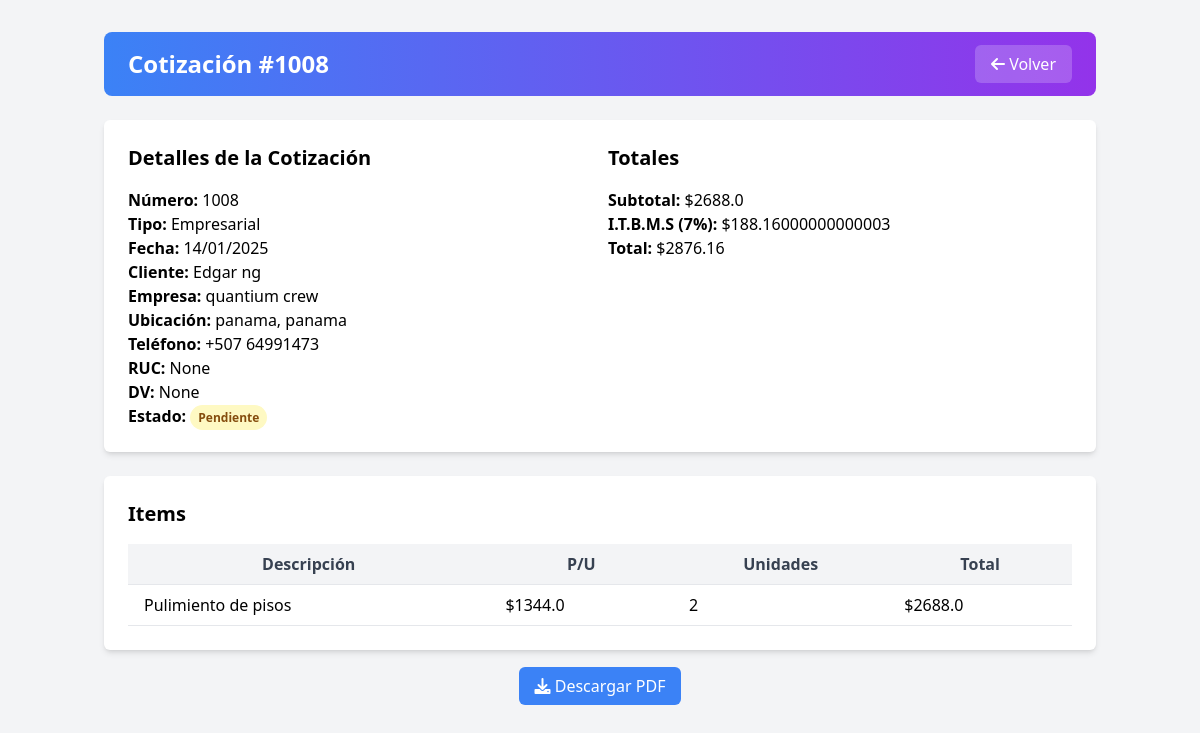
/ver/1008 (signed in), run on the app's committed database.
### models.py (models this page shows, shortened)
class Cotizacion(db.Model):
   id = db.Column(db.Integer, primary_key=True)
   numero = db.Column(db.String(10), unique=True, nullable=False)
   tipo = db.Column(db.String(20), nullable=False)  # natural o empresa
   nombre = db.Column(db.String(100), nullable=False)
   empresa = db.Column(db.String(100))
   ubicacion = db.Column(db.String(200))
   telefono = db.Column(db.String(20))
   ruc = db.Column(db.String(50))
   dv = db.Column(db.String(10))
   fecha = db.Column(db.DateTime, default=datetime.utcnow)
   subtotal = db.Column(db.Float)
   itbms = db.Column(db.Float)
   total = db.Column(db.Float)
   items = db.Column(db.Text)
   estado = db.Column(db.String(20), default='pendiente')
   fecha_facturacion = db.Column(db.DateTime)
   numero_factura = db.Column(db.String(10))
   usuario_id = db.Column(db.Integer, db.ForeignKey('usuario.id'))
   usuario = db.relationship('Usuario', backref='cotizaciones')
   cliente_id = db.Column(db.Integer, db.ForeignKey('cliente.id'), nullable=True)
   cliente = db.relationship('Cliente', backref='cotizaciones')
   creado_por = db.Column(db.String(50))  # Add this line
   def get_items(self):
       try:
           return json.loads(self.items) if self.items else []
       except json.JSONDecodeError:
           return []

### app.py (the view)
@app.route('/ver/<numero>')
@login_required
def ver_cotizacion(numero):
    try:
        cotizacion = Cotizacion.query.filter_by(numero=numero).first_or_404()
        return render_template('ver_cotizacion.html', cotizacion=cotizacion)
    except Exception as e:
        logging.error(f'Error al ver cotización {numero}: {str(e)}')
        flash('Error al cargar la cotización.', 'error')
        return redirect(url_for('buscar'))

### app.py (called while the page is built)
@login_manager.user_loader
def load_user(user_id):
    return Usuario.query.get(int(user_id))

### templates/ver_cotizacion.html (shortened to what this page needs)
<!DOCTYPE html>
<html lang="es">
<head>
    <link href="https://cdnjs.cloudflare.com/ajax/libs/font-awesome/6.0.0/css/all.min.css" rel="stylesheet">
    <script src="https://cdn.tailwindcss.com"></script>
</head>
<body class="bg-gray-100 min-h-screen">
    <div class="container mx-auto px-4 py-8">
        <div class="bg-gradient-to-r from-blue-500 to-purple-600 text-white px-6 py-4 rounded-lg mb-6 flex justify-between items-center">
            <h1 class="text-2xl font-bold">Cotización #{{ cotizacion.numero }}</h1>
            <div>
                <a href="{{ url_for('buscar') }}" class="bg-white bg-opacity-20 text-white px-4 py-2 rounded-md transition-all duration-300 ease-in-out hover:bg-opacity-30">
                    <i class="fas fa-arrow-left"></i> Volver
                </a>
            </div>
        </div>
        <div class="bg-white p-6 rounded-md shadow-md mb-6">
            <div class="grid grid-cols-1 md:grid-cols-2 gap-4">
                <div>
                    <h2 class="text-xl font-bold mb-4">Detalles de la Cotización</h2>
                    <p><strong>Número:</strong> {{ cotizacion.numero }}</p>
                    <p><strong>Tipo:</strong> {{ 'Empresarial' if cotizacion.tipo == 'empresa' else 'Personal' }}</p>
                    <p><strong>Fecha:</strong> {{ cotizacion.fecha.strftime('%d/%m/%Y') }}</p>
                    <p><strong>Cliente:</strong> {{ cotizacion.nombre }}</p>
                    {% if cotizacion.tipo == 'empresa' %}
                        <p><strong>Empresa:</strong> {{ cotizacion.empresa }}</p>
                    {% endif %}
                    <p><strong>Ubicación:</strong> {{ cotizacion.ubicacion }}</p>
                    <p><strong>Teléfono:</strong> {{ cotizacion.telefono }}</p>
                    <p><strong>RUC:</strong> {{ cotizacion.ruc }}</p>
                    <p><strong>DV:</strong> {{ cotizacion.dv }}</p>
                    <p><strong>Estado:</strong>
                        <span class="px-2 py-1 rounded-full text-xs font-semibold
                            {% if cotizacion.estado == 'aprobada' %}
                                bg-green-100 text-green-800
                            {% elif cotizacion.estado == 'rechazada' %}
                                bg-red-100 text-red-800
                            {% else %}
                                bg-yellow-100 text-yellow-800
                            {% endif %}">
                            {{ cotizacion.estado|title }}
                        </span>
                    </p>
                </div>
                <div>
                    <h2 class="text-xl font-bold mb-4">Totales</h2>
                    <p><strong>Subtotal:</strong> ${{ cotizacion.subtotal }}</p>
                    <p><strong>I.T.B.M.S (7%):</strong> ${{ cotizacion.itbms }}</p>
                    <p><strong>Total:</strong> ${{ cotizacion.total }}</p>
                </div>
            </div>
        </div>
        <div class="bg-white p-6 rounded-md shadow-md">
            <h2 class="text-xl font-bold mb-4">Items</h2>
            <table class="w-full border-collapse">
                <thead>
                    <tr class="bg-gray-100 text-gray-700 font-semibold">
                        <th class="px-4 py-2 border-b">Descripción</th>
                        <th class="px-4 py-2 border-b">P/U</th>
                        <th class="px-4 py-2 border-b">Unidades</th>
                        <th class="px-4 py-2 border-b">Total</th>
                    </tr>
                </thead>
                <tbody>
                    {% for item in cotizacion.get_items() %}
                    <tr class="border-b">
                        <td class="px-4 py-2">{{ item.descripcion }}</td>
                        <td class="px-4 py-2">${{ item.precio_unitario }}</td>
                        <td class="px-4 py-2">{{ item.unidades }}</td>
                        <td class="px-4 py-2">${{ item.total }}</td>
                    </tr>
                    {% endfor %}
                </tbody>
            </table>
        </div>
        <div class="mt-6 text-center">
            <a href="{{ url_for('reimprimir_cotizacion', numero=cotizacion.numero) }}" class="bg-blue-500 text-white px-4 py-2 rounded-md transition-all duration-300 ease-in-out hover:bg-blue-600">
                <i class="fas fa-download"></i> Descargar PDF
            </a>
        </div>
    </div>
</body>
</html>

### data on the page
Cotizacion: numero "1008", tipo "Empresarial", fecha "14/01/2025", nombre "Edgar ng", empresa "quantium crew", ubicacion "panama, panama", telefono "+507 64991473", ruc "None", dv "None", estado "Pendiente", subtotal "2688.0", itbms "188.16000000000003", total "2876.16"

### other printed values
{{ item.descripcion }} "Pulimiento de pisos"
{{ item.precio_unitario }} "1344.0"
{{ item.unidades }} "2"
{{ item.total }} "2688.0"
